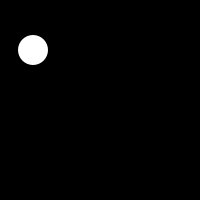
Frame 1 (no input)
Frame 60 (the mouse pressed at the canvas centre just before this capture): identical to frame 1, image omitted
Frame 120 (the mouse held since frame 60 and released just before this capture): identical to frame 1, image omitted

The Processing sketch that drew this single still picture (run headless with seeded random() and noise(); from frame 60 on, the mouse is pressed at the canvas centre):

// Processing sketch: w4_f15_11_oop_spots
// ── w4_f15_11_oop_spots.pde
Spot my_spot;

void setup(){
  size(200, 200);
  smooth();
  noStroke();
  my_spot = new Spot(33, 50, 30);
}

void draw(){
  background(0);
  my_spot.display();
}

class Spot{
  float x, y, diameter;
  Spot(float xpos, float ypos, float dia){
    x = xpos;
    y = ypos;
    diameter = dia;
  }
  void display(){
    ellipse(x, y, diameter, diameter);
  }
}
